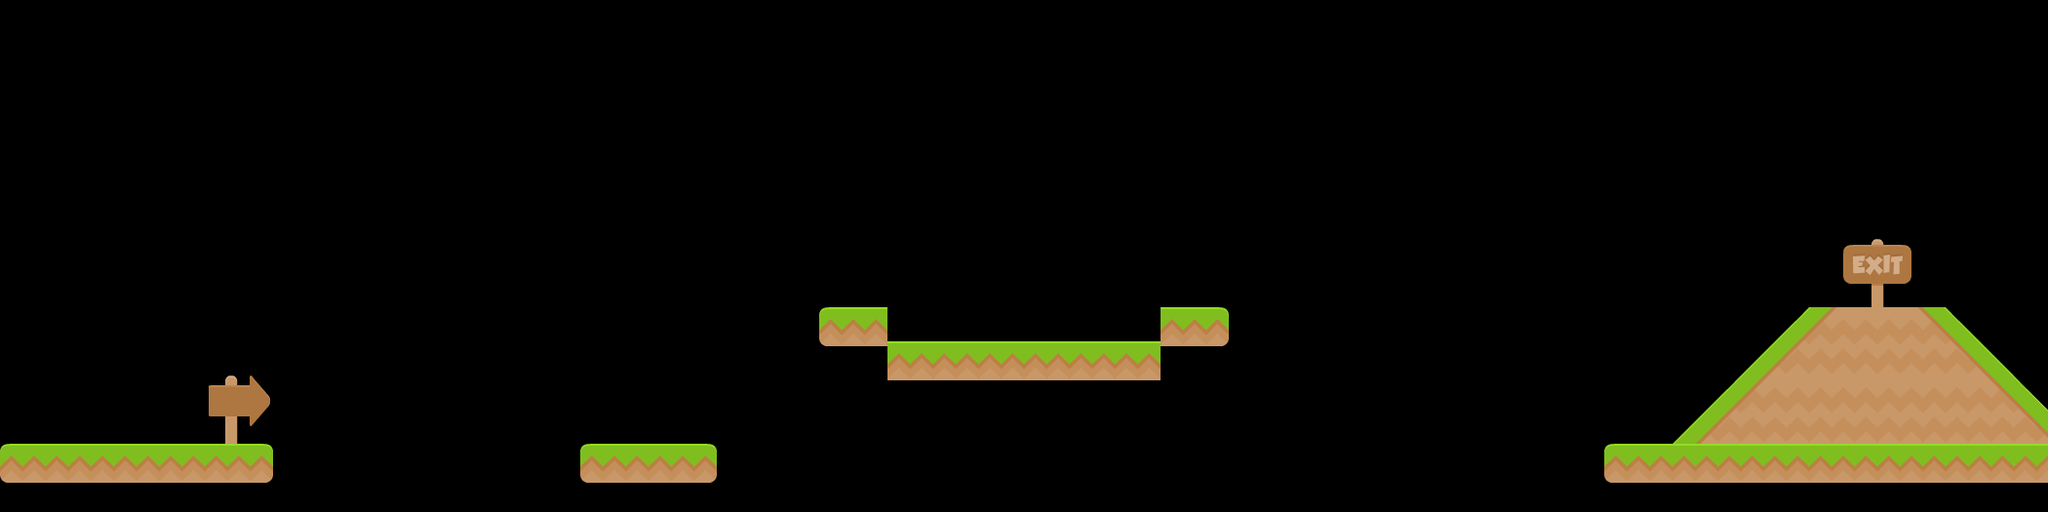

The image is a tile-based game level rendered from a .tmx file. Its description and source (layers, tilesets, objects; grid data summarised) follow:
An orthogonal 60x15 tile map with 35x35 px tiles, 4 tile layers (Background Images, Platforms, Ladders, Triggers).

<map version="1.0" orientation="orthogonal" renderorder="right-down" width="60" height="15" tilewidth="35" tileheight="35" nextobjectid="1">
 <tileset firstgid="1" name="Platformer" tilewidth="70" tileheight="70" spacing="2" margin="2" tilecount="196" columns="14">
  <image source="tileset.png" width="1024" height="1024" />
 </tileset>
 <layer name="Background Images" width="60" height="15">
  <data>[900 cells, 1 non-empty, 1 distinct tile ids]</data>
 </layer>
 <layer name="Platforms" width="60" height="15">
  <data>[900 cells, 29 non-empty, 8 distinct tile ids]</data>
 </layer>
 <layer name="Ladders" width="60" height="15">
  <data>[900 cells, 0 non-empty, 0 distinct tile ids]</data>
 </layer>
 <layer name="Triggers" width="60" height="15">
  <data>[900 cells, 1 non-empty, 1 distinct tile ids]</data>
 </layer>
</map>
